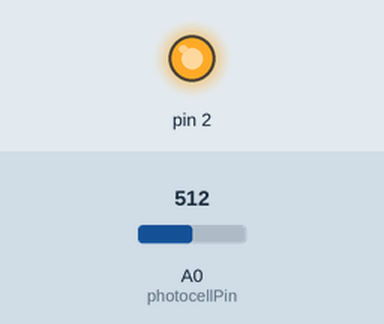
Simulated run of this sketch. Board: Arduino Uno, built with avr-gcc and run on an emulated ATmega328P. Parts: output pins drawn as LEDs (lit = HIGH). The test bench sets the inputs (shaded band); at power-on: A0 (photocellPin) = 512. What the sketch prints to the serial monitor is not drawn.

Above: at 1.2 s.
1.3 s: A0 (photocellPin) set to 490
3.2 s: A0 (photocellPin) set to 190
Timing chart, 0 to 6.2 s (numbered marks = the images above; inputs shaded):
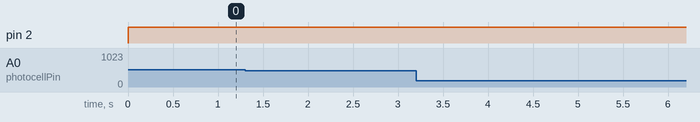

Measured:
- after the input at 1.3 s, every drawn part: stays the same
- after the input at 3.2 s, every drawn part: stays the same

The sketch:

invitational_light.ino
```cpp
/* Photocell simple testing sketch.

Connect one end of the photocell to 5V, the other end to Analog 0.
Then connect one end of a 10K resistor from Analog 0 to ground

For more information see http://learn.adafruit.com/photocells */

int photocellPin = 0;     // the cell and 10K pulldown are connected to a0
int photocellReading;     // the analog reading from the analog resistor divider
boolean spoken = false;

void setup(void) {
  // We'll send debugging information via the Serial monitor
  Serial.begin(9600);
  pinMode(2, OUTPUT);
}

void loop(void) {
  photocellReading = analogRead(photocellPin);

  digitalWrite(2, HIGH);
  Serial.print("Analog reading = ");
  Serial.print(photocellReading);     // the raw analog reading

  // We'll have a few threshholds, qualitatively determined
  if (photocellReading < 10) {
    Serial.println(" - Dark");
  } else if (photocellReading < 200) {
    Serial.println(" - Dim");
  } else if (photocellReading < 500) {
    Serial.println(" - Light");
  } else if (photocellReading < 925) {
    Serial.println(" - Bright");
  } else {
    Serial.println(" - Very bright");
    if (!spoken) {
      delay(9000); //delay to max score
      Serial.println("Trigged");
      digitalWrite(2, LOW);
      spoken = true;
    }
  }
  delay(100);
}
```
